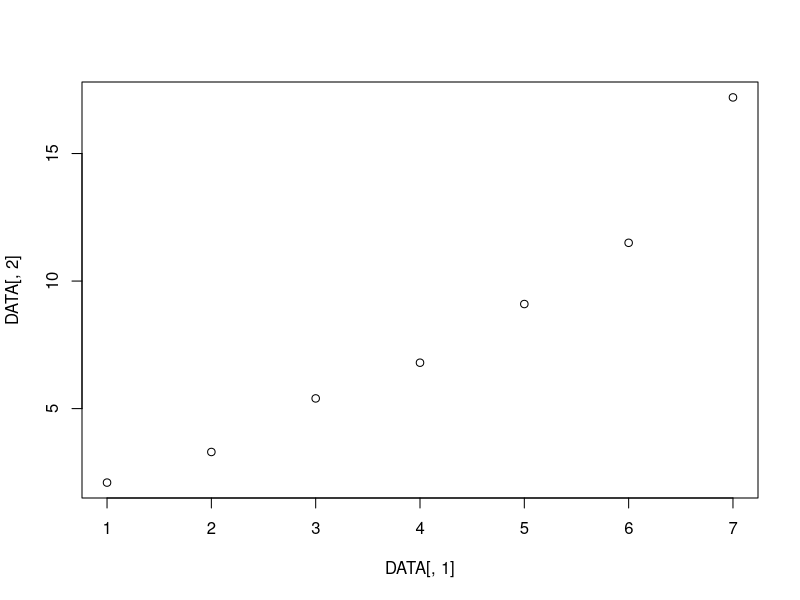
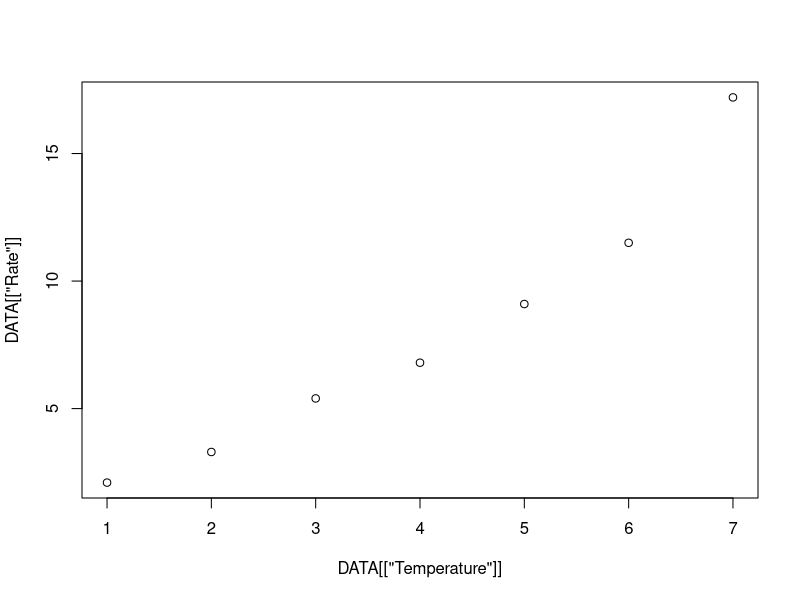
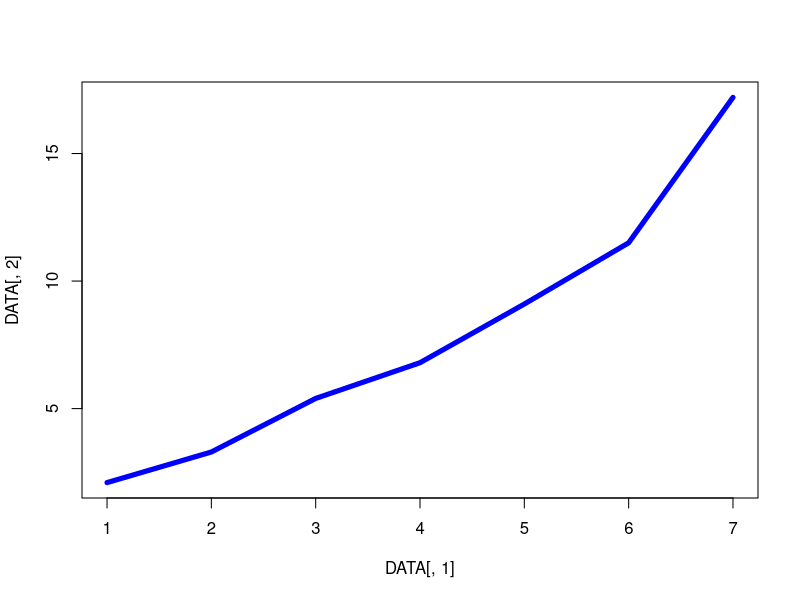

R code for these plots, in order:
## ---- chunk 1
knitr::opts_chunk$set(echo = TRUE)
## ---- chunk 2
setwd('~/Work/Teaching/R/')
## ---- chunk 3
DATA <- read.csv('Example01.csv')
## ---- chunk 4
summary(DATA)
## ---- chunk 5
plot(DATA[,1],DATA[,2])
## ---- chunk 6
plot(DATA[['Temperature']],DATA[['Rate']])
## ---- chunk 7
plot(DATA[,1],DATA[,2],type='l',col='blue',lwd=5)
## ---- chunk 8
cor.test(DATA[,1],DATA[,2])
